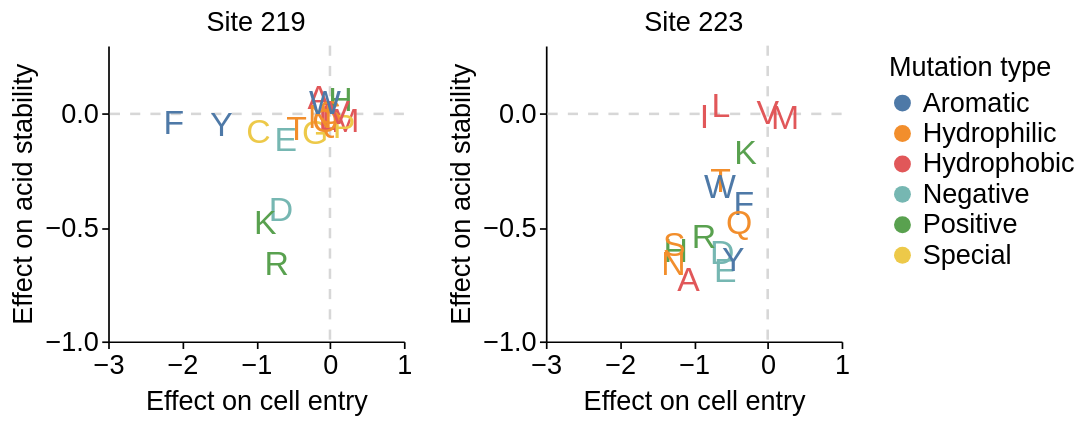

Notebook code for this chart:
### Markdown cell above
### Site 223

### Code cell
def plot_letters(df, site):
    amino_acid_classification = {
            'F': 'Aromatic', 'Y': 'Aromatic', 'W': 'Aromatic',
            'N': 'Hydrophilic', 'Q': 'Hydrophilic', 'S': 'Hydrophilic', 'T': 'Hydrophilic',
            'A': 'Hydrophobic', 'V': 'Hydrophobic', 'I': 'Hydrophobic', 'L': 'Hydrophobic', 'M': 'Hydrophobic',
            'D': 'Negative', 'E': 'Negative',
            'R': 'Positive', 'H': 'Positive', 'K': 'Positive',
            'C': 'Special', 'G': 'Special', 'P': 'Special'
        }
    # add wildtype
    wt_df = df[['site', 'wildtype', 'region', 'rbs_region']].drop_duplicates().assign(
        mutant=lambda x: x['wildtype'],
        stability_mean=0.0,
        effect=0.0,
    )
    df = pd.concat([df, wt_df], ignore_index=True).sort_values(['site', 'mutant']).reset_index(drop=True)
    
    # scatter plot of effect vs. stability_mean
    scatter = alt.Chart(
        df.query('site == @site and effect > -3').assign(
            mutant_type=lambda x: x['mutant'].map(amino_acid_classification)
        )
    ).mark_text(size=20).encode(
        y=alt.Y(
            "stability_mean",
            title=(["Effect on acid stability"]),
            scale=alt.Scale(domain=[-1, 0.3])
        ),
        x=alt.X(
            "effect",
            title=(["Effect on cell entry"]),
            scale=alt.Scale(domain=[-3, 1])
        ),
        text=alt.Text('mutant'),
        color=alt.Color(
            'mutant_type',
            scale=alt.Scale(
                domain=['Aromatic', 'Hydrophilic', 'Hydrophobic', 'Negative', 'Positive', 'Special'],
                range=["#4e79a7","#f28e2c","#e15759","#76b7b2","#59a14f","#edc949"]
            ),
            legend=alt.Legend(title='Mutation type')
        ),
        tooltip=[
            'site', 'wildtype', 'mutant', 'region', 'rbs_region', 'stability_mean', 'effect'
        ]
    ).properties(
        width=175,
        height=175,
        title=f"Site {site}"
    )

    hline = alt.Chart().mark_rule(
            color='#D7D7D7',
            size=1.5,
            opacity=1.0,
            strokeDash=[6,6]
        ).encode(y=alt.Y(datum=0))

    vline = alt.Chart().mark_rule(
            color='#D7D7D7',
            size=1.5,
            opacity=1.0,
            strokeDash=[6,6]
        ).encode(x=alt.X(datum=0))

    return (hline + vline + scatter)

p1 = plot_letters(combined_data_ann, 219)
p2 = plot_letters(combined_data_ann, 223)

(p1 | p2).configure_title(
    anchor='middle',
    fontSize=16
)

### Figure 1 — Vega-Lite specification as saved in the notebook (floating-point values rounded to 4 significant figures)
{"config": {"background": "white", "title": {"fontSize": 16, "fontWeight": "normal", "font": "Helvetica", "anchor": "middle", "color": "#000000", "orient": "top", "offset": 5, "subtitleColor": "gray", "subtitleFont": "Helvetica", "subtitleFontWeight": "normal", "subtitleFontSize": 18, "subtitlePadding": 2}, "axis": {"domain": true, "domainColor": "black", "domainWidth": 1, "grid": false, "gridColor": "#DEDDDD", "gridWidth": 0.5, "labelFont": "Helvetica", "labelFontSize": 16, "labelFlush": false, "labelFontWeight": "normal", "labelPadding": 2, "tickColor": "black", "tickSize": 4, "tickCount": 3, "tickWidth": 1, "titleFont": "Helvetica", "titleAlign": "center", "titleFontWeight": "normal", "titleFontSize": 16, "titlePadding": 5}, "legend": {"labelFont": "Helvetica", "labelFontSize": 16, "symbolSize": 100, "titleFont": "Helvetica", "titleFontSize": 16, "titleFontWeight": "normal", "padding": 5, "titleLimit": 200, "gradientLength": 100}, "range": {"category": ["#4e79a7", "#f28e2c", "#e15759", "#76b7b2", "#59a14f", "#edc949", "#af7aa1", "#ff9da7", "#9c755f", "#bab0ab"], "diverging": ["#c7e9b4", "#7fcdbb", "#41b6c4", "#1d91c0", "#225ea8", "#253494"]}, "view": {"stroke": "white", "strokeWidth": 0}, "text": {"font": "Helvetica", "fontSize": 16}}, "hconcat": [{"layer": [{"data": {"name": "empty"}, "mark": {"type": "rule", "color": "#D7D7D7", "opacity": 1.0, "size": 1.5, "strokeDash": [6, 6]}, "encoding": {"y": {"datum": 0}}}, {"data": {"name": "empty"}, "mark": {"type": "rule", "color": "#D7D7D7", "opacity": 1.0, "size": 1.5, "strokeDash": [6, 6]}, "encoding": {"x": {"datum": 0}}}, {"data": {"name": "data-4f2e4d2783622e0b2f819da14d0a9040"}, "mark": {"type": "text", "size": 20}, "encoding": {"color": {"field": "mutant_type", "legend": {"title": "Mutation type"}, "scale": {"domain": ["Aromatic", "Hydrophilic", "Hydrophobic", "Negative", "Positive", "Special"], "range": ["#4e79a7", "#f28e2c", "#e15759", "#76b7b2", "#59a14f", "#edc949"]}, "type": "nominal"}, "text": {"field": "mutant", "type": "nominal"}, "tooltip": [{"field": "site", "type": "quantitative"}, {"field": "wildtype", "type": "nominal"}, {"field": "mutant", "type": "nominal"}, {"field": "region", "type": "nominal"}, {"field": "rbs_region", "type": "nominal"}, {"field": "stability_mean", "type": "quantitative"}, {"field": "effect", "type": "quantitative"}], "x": {"field": "effect", "scale": {"domain": [-3, 1]}, "title": ["Effect on cell entry"], "type": "quantitative"}, "y": {"field": "stability_mean", "scale": {"domain": [-1, 0.3]}, "title": ["Effect on acid stability"], "type": "quantitative"}}, "title": "Site 219"}], "height": 175, "width": 175}, {"layer": [{"data": {"name": "empty"}, "mark": {"type": "rule", "color": "#D7D7D7", "opacity": 1.0, "size": 1.5, "strokeDash": [6, 6]}, "encoding": {"y": {"datum": 0}}}, {"data": {"name": "empty"}, "mark": {"type": "rule", "color": "#D7D7D7", "opacity": 1.0, "size": 1.5, "strokeDash": [6, 6]}, "encoding": {"x": {"datum": 0}}}, {"data": {"name": "data-e8534a33cbf9ee71e18d2eb765f83c39"}, "mark": {"type": "text", "size": 20}, "encoding": {"color": {"field": "mutant_type", "legend": {"title": "Mutation type"}, "scale": {"domain": ["Aromatic", "Hydrophilic", "Hydrophobic", "Negative", "Positive", "Special"], "range": ["#4e79a7", "#f28e2c", "#e15759", "#76b7b2", "#59a14f", "#edc949"]}, "type": "nominal"}, "text": {"field": "mutant", "type": "nominal"}, "tooltip": [{"field": "site", "type": "quantitative"}, {"field": "wildtype", "type": "nominal"}, {"field": "mutant", "type": "nominal"}, {"field": "region", "type": "nominal"}, {"field": "rbs_region", "type": "nominal"}, {"field": "stability_mean", "type": "quantitative"}, {"field": "effect", "type": "quantitative"}], "x": {"field": "effect", "scale": {"domain": [-3, 1]}, "title": ["Effect on cell entry"], "type": "quantitative"}, "y": {"field": "stability_mean", "scale": {"domain": [-1, 0.3]}, "title": ["Effect on acid stability"], "type": "quantitative"}}, "title": "Site 223"}], "height": 175, "width": 175}], "$schema": "https://vega.github.io/schema/vega-lite/v5.16.3.json", "datasets": {"empty": [{}], "data-4f2e4d2783622e0b2f819da14d0a9040": [{"epitope": 1.0, "site": 219, "wildtype": "S", "mutant": "A", "mutation": "S219A", "stability_mean": 0.06758, "stability_median": 0.06758, "stability_std": 0.006718, "n_models": 2.0, "times_seen_stability": 4.5, "frac_models": 1.0, "LibA-240928-pH": 0.06283, "LibB-240928-pH": 0.07233, "effect": -0.1505, "effect_std": 0.2201, "times_seen_func": 6.0, "n_selections": 4.0, "region": "epitope-D", "rbs_region": "outside RBS", "jitter": -0.1319, "charge_class": "Other", "mutant_type": "Hydrophobic"}, {"epitope": 1.0, "site": 219, "wildtype": "S", "mutant": "C", "mutation": "S219C", "stability_mean": -0.08243, "stability_median": -0.08243, "stability_std": 0.02527, "n_models": 2.0, "times_seen_stability": 5.5, "frac_models": 1.0, "LibA-240928-pH": -0.1003, "LibB-240928-pH": -0.06456, "effect": -0.9678, "effect_std": 0.4231, "times_seen_func": 6.5, "n_selections": 4.0, "region": "epitope-D", "rbs_region": "outside RBS", "jitter": 0.01785, "charge_class": "Other", "mutant_type": "Special"}, {"epitope": 1.0, "site": 219, "wildtype": "S", "mutant": "D", "mutation": "S219D", "stability_mean": -0.4243, "stability_median": -0.4243, "stability_std": 0.05267, "n_models": 2.0, "times_seen_stability": 6.5, "frac_models": 1.0, "LibA-240928-pH": -0.4615, "LibB-240928-pH": -0.387, "effect": -0.6618, "effect_std": 0.2114, "times_seen_func": 8.0, "n_selections": 4.0, "region": "epitope-D", "rbs_region": "outside RBS", "jitter": -0.1387, "charge_class": "Negative", "mutant_type": "Negative"}, {"epitope": 1.0, "site": 219, "wildtype": "S", "mutant": "E", "mutation": "S219E", "stability_mean": -0.1182, "stability_median": -0.1182, "stability_std": 0.01745, "n_models": 2.0, "times_seen_stability": 9.5, "frac_models": 1.0, "LibA-240928-pH": -0.1059, "LibB-240928-pH": -0.1306, "effect": -0.5985, "effect_std": 0.3255, "times_seen_func": 10.5, "n_selections": 4.0, "region": "epitope-D", "rbs_region": "outside RBS", "jitter": 0.1074, "charge_class": "Negative", "mutant_type": "Negative"}, {"epitope": 1.0, "site": 219, "wildtype": "S", "mutant": "F", "mutation": "S219F", "stability_mean": -0.04586, "stability_median": -0.04586, "stability_std": 0.04243, "n_models": 2.0, "times_seen_stability": 4.5, "frac_models": 1.0, "LibA-240928-pH": -0.01586, "LibB-240928-pH": -0.07586, "effect": -2.113, "effect_std": 0.2757, "times_seen_func": 11.0, "n_selections": 4.0, "region": "epitope-D", "rbs_region": "outside RBS", "jitter": 0.129, "charge_class": "Other", "mutant_type": "Aromatic"}, {"epitope": 1.0, "site": 219, "wildtype": "S", "mutant": "G", "mutation": "S219G", "stability_mean": -0.08617, "stability_median": -0.08617, "stability_std": 0.01081, "n_models": 2.0, "times_seen_stability": 9.5, "frac_models": 1.0, "LibA-240928-pH": -0.07852, "LibB-240928-pH": -0.09381, "effect": -0.1998, "effect_std": 0.06861, "times_seen_func": 11.5, "n_selections": 4.0, "region": "epitope-D", "rbs_region": "outside RBS", "jitter": 0.1218, "charge_class": "Other", "mutant_type": "Special"}, {"epitope": 1.0, "site": 219, "wildtype": "S", "mutant": "H", "mutation": "S219H", "stability_mean": 0.05801, "stability_median": 0.05801, "stability_std": 0.03544, "n_models": 2.0, "times_seen_stability": 5.5, "frac_models": 1.0, "LibA-240928-pH": 0.08306, "LibB-240928-pH": 0.03295, "effect": 0.1432, "effect_std": 0.08976, "times_seen_func": 7.25, "n_selections": 4.0, "region": "epitope-D", "rbs_region": "outside RBS", "jitter": -0.01104, "charge_class": "Positive", "mutant_type": "Positive"}, {"epitope": 1.0, "site": 219, "wildtype": "S", "mutant": "I", "mutation": "S219I", "stability_mean": -0.02308, "stability_median": -0.02308, "stability_std": 0.001752, "n_models": 2.0, "times_seen_stability": 7.0, "frac_models": 1.0, "LibA-240928-pH": -0.02184, "LibB-240928-pH": -0.02432, "effect": -0.05539, "effect_std": 0.2928, "times_seen_func": 8.25, "n_selections": 4.0, "region": "epitope-D", "rbs_region": "outside RBS", "jitter": -0.1861, "charge_class": "Other", "mutant_type": "Hydrophobic"}, {"epitope": 1.0, "site": 219, "wildtype": "S", "mutant": "K", "mutation": "S219K", "stability_mean": -0.485, "stability_median": -0.485, "stability_std": 0.05681, "n_models": 2.0, "times_seen_stability": 9.5, "frac_models": 1.0, "LibA-240928-pH": -0.5251, "LibB-240928-pH": -0.4448, "effect": -0.8753, "effect_std": 0.06076, "times_seen_func": 12.5, "n_selections": 4.0, "region": "epitope-D", "rbs_region": "outside RBS", "jitter": 0.05608, "charge_class": "Positive", "mutant_type": "Positive"}, {"epitope": 1.0, "site": 219, "wildtype": "S", "mutant": "L", "mutation": "S219L", "stability_mean": -0.0245, "stability_median": -0.0245, "stability_std": 0.003463, "n_models": 2.0, "times_seen_stability": 11.5, "frac_models": 1.0, "LibA-240928-pH": -0.02206, "LibB-240928-pH": -0.02695, "effect": -0.02718, "effect_std": 0.2377, "times_seen_func": 12.5, "n_selections": 4.0, "region": "epitope-D", "rbs_region": "outside RBS", "jitter": 0.2044, "charge_class": "Other", "mutant_type": "Hydrophobic"}, {"epitope": 1.0, "site": 219, "wildtype": "S", "mutant": "M", "mutation": "S219M", "stability_mean": -0.03418, "stability_median": -0.03418, "stability_std": 0.008121, "n_models": 2.0, "times_seen_stability": 7.5, "frac_models": 1.0, "LibA-240928-pH": -0.03992, "LibB-240928-pH": -0.02844, "effect": 0.2088, "effect_std": 0.3965, "times_seen_func": 8.0, "n_selections": 4.0, "region": "epitope-D", "rbs_region": "outside RBS", "jitter": -0.03576, "charge_class": "Other", "mutant_type": "Hydrophobic"}, {"epitope": 1.0, "site": 219, "wildtype": "S", "mutant": "N", "mutation": "S219N", "stability_mean": -0.01942, "stability_median": -0.01942, "stability_std": 0.01652, "n_models": 2.0, "times_seen_stability": 9.0, "frac_models": 1.0, "LibA-240928-pH": -0.007739, "LibB-240928-pH": -0.0311, "effect": -0.1319, "effect_std": 0.08537, "times_seen_func": 9.0, "n_selections": 4.0, "region": "epitope-D", "rbs_region": "outside RBS", "jitter": -0.03726, "charge_class": "Other", "mutant_type": "Hydrophilic"}, {"epitope": 1.0, "site": 219, "wildtype": "S", "mutant": "P", "mutation": "S219P", "stability_mean": -0.06146, "stability_median": -0.06146, "stability_std": 0.03642, "n_models": 2.0, "times_seen_stability": 8.5, "frac_models": 1.0, "LibA-240928-pH": -0.03571, "LibB-240928-pH": -0.08722, "effect": 0.1893, "effect_std": 0.2626, "times_seen_func": 10.25, "n_selections": 4.0, "region": "epitope-D", "rbs_region": "outside RBS", "jitter": 0.00256, "charge_class": "Other", "mutant_type": "Special"}, {"epitope": 1.0, "site": 219, "wildtype": "S", "mutant": "Q", "mutation": "S219Q", "stability_mean": -0.03569, "stability_median": -0.03569, "stability_std": 0.004538, "n_models": 2.0, "times_seen_stability": 6.5, "frac_models": 1.0, "LibA-240928-pH": -0.03889, "LibB-240928-pH": -0.03248, "effect": -0.06252, "effect_std": 0.1286, "times_seen_func": 7.5, "n_selections": 4.0, "region": "epitope-D", "rbs_region": "outside RBS", "jitter": 0.1604, "charge_class": "Other", "mutant_type": "Hydrophilic"}, {"epitope": 1.0, "site": 219, "wildtype": "S", "mutant": "R", "mutation": "S219R", "stability_mean": -0.6637, "stability_median": -0.6637, "stability_std": 0.1041, "n_models": 2.0, "times_seen_stability": 12.0, "frac_models": 1.0, "LibA-240928-pH": -0.7373, "LibB-240928-pH": -0.5901, "effect": -0.7191, "effect_std": 0.1378, "times_seen_func": 14.5, "n_selections": 4.0, "region": "epitope-D", "rbs_region": "outside RBS", "jitter": -0.1115, "charge_class": "Positive", "mutant_type": "Positive"}, {"epitope": null, "site": 219, "wildtype": "S", "mutant": "S", "mutation": null, "stability_mean": 0.0, "stability_median": null, "stability_std": null, "n_models": null, "times_seen_stability": null, "frac_models": null, "LibA-240928-pH": null, "LibB-240928-pH": null, "effect": 0.0, "effect_std": null, "times_seen_func": null, "n_selections": null, "region": "epitope-D", "rbs_region": "outside RBS", "jitter": null, "charge_class": null, "mutant_type": "Hydrophilic"}, {"epitope": 1.0, "site": 219, "wildtype": "S", "mutant": "T", "mutation": "S219T", "stability_mean": -0.07, "stability_median": -0.07, "stability_std": 0.06592, "n_models": 2.0, "times_seen_stability": 3.0, "frac_models": 1.0, "LibA-240928-pH": -0.02338, "LibB-240928-pH": -0.1166, "effect": -0.4534, "effect_std": 0.1534, "times_seen_func": 4.75, "n_selections": 4.0, "region": "epitope-D", "rbs_region": "outside RBS", "jitter": -0.09264, "charge_class": "Other", "mutant_type": "Hydrophilic"}, {"epitope": 1.0, "site": 219, "wildtype": "S", "mutant": "V", "mutation": "S219V", "stability_mean": -0.0004391, "stability_median": -0.0004391, "stability_std": 0.009914, "n_models": 2.0, "times_seen_stability": 6.0, "frac_models": 1.0, "LibA-240928-pH": 0.006571, "LibB-240928-pH": -0.00745, "effect": 0.1203, "effect_std": 0.2731, "times_seen_func": 8.0, "n_selections": 4.0, "region": "epitope-D", "rbs_region": "outside RBS", "jitter": -0.06496, "charge_class": "Other", "mutant_type": "Hydrophobic"}, {"epitope": 1.0, "site": 219, "wildtype": "S", "mutant": "W", "mutation": "S219W", "stability_mean": 0.04323, "stability_median": 0.04323, "stability_std": 0.06472, "n_models": 2.0, "times_seen_stability": 6.5, "frac_models": 1.0, "LibA-240928-pH": 0.089, "LibB-240928-pH": -0.002532, "effect": -0.0679, "effect_std": 0.4528, "times_seen_func": 9.75, "n_selections": 4.0, "region": "epitope-D", "rbs_region": "outside RBS", "jitter": 0.1384, "charge_class": "Other", "mutant_type": "Aromatic"}, {"epitope": 1.0, "site": 219, "wildtype": "S", "mutant": "Y", "mutation": "S219Y", "stability_mean": -0.05416, "stability_median": -0.05416, "stability_std": 0.008557, "n_models": 2.0, "times_seen_stability": 7.5, "frac_models": 1.0, "LibA-240928-pH": -0.06021, "LibB-240928-pH": -0.04811, "effect": -1.466, "effect_std": 0.1263, "times_seen_func": 11.5, "n_selections": 4.0, "region": "epitope-D", "rbs_region": "outside RBS", "jitter": -0.02206, "charge_class": "Other", "mutant_type": "Aromatic"}], "data-e8534a33cbf9ee71e18d2eb765f83c39": [{"epitope": 1.0, "site": 223, "wildtype": "V", "mutant": "A", "mutation": "V223A", "stability_mean": -0.7332, "stability_median": -0.7332, "stability_std": 0.2381, "n_models": 2.0, "times_seen_stability": 6.5, "frac_models": 1.0, "LibA-240928-pH": -0.5649, "LibB-240928-pH": -0.9016, "effect": -1.071, "effect_std": 0.3039, "times_seen_func": 8.0, "n_selections": 4.0, "region": "HA1", "rbs_region": "220-loop", "jitter": 0.07034, "charge_class": "Other", "mutant_type": "Hydrophobic"}, {"epitope": 1.0, "site": 223, "wildtype": "V", "mutant": "D", "mutation": "V223D", "stability_mean": -0.6137, "stability_median": -0.6137, "stability_std": 0.1488, "n_models": 2.0, "times_seen_stability": 6.0, "frac_models": 1.0, "LibA-240928-pH": -0.5085, "LibB-240928-pH": -0.7189, "effect": -0.616, "effect_std": 0.1401, "times_seen_func": 7.5, "n_selections": 4.0, "region": "HA1", "rbs_region": "220-loop", "jitter": 0.03412, "charge_class": "Negative", "mutant_type": "Negative"}, {"epitope": 1.0, "site": 223, "wildtype": "V", "mutant": "E", "mutation": "V223E", "stability_mean": -0.6955, "stability_median": -0.6955, "stability_std": 0.06304, "n_models": 2.0, "times_seen_stability": 9.0, "frac_models": 1.0, "LibA-240928-pH": -0.6509, "LibB-240928-pH": -0.7401, "effect": -0.5726, "effect_std": 0.3039, "times_seen_func": 10.5, "n_selections": 4.0, "region": "HA1", "rbs_region": "220-loop", "jitter": 0.1207, "charge_class": "Negative", "mutant_type": "Negative"}, {"epitope": 1.0, "site": 223, "wildtype": "V", "mutant": "F", "mutation": "V223F", "stability_mean": -0.4017, "stability_median": -0.4017, "stability_std": 0.04787, "n_models": 2.0, "times_seen_stability": 7.5, "frac_models": 1.0, "LibA-240928-pH": -0.3679, "LibB-240928-pH": -0.4356, "effect": -0.3233, "effect_std": 0.5076, "times_seen_func": 9.5, "n_selections": 4.0, "region": "HA1", "rbs_region": "220-loop", "jitter": -0.02012, "charge_class": "Other", "mutant_type": "Aromatic"}, {"epitope": 1.0, "site": 223, "wildtype": "V", "mutant": "H", "mutation": "V223H", "stability_mean": -0.6065, "stability_median": -0.6065, "stability_std": 0.3185, "n_models": 2.0, "times_seen_stability": 4.5, "frac_models": 1.0, "LibA-240928-pH": -0.3813, "LibB-240928-pH": -0.8318, "effect": -1.245, "effect_std": 0.3883, "times_seen_func": 6.5, "n_selections": 4.0, "region": "HA1", "rbs_region": "220-loop", "jitter": 0.1322, "charge_class": "Positive", "mutant_type": "Positive"}, {"epitope": 1.0, "site": 223, "wildtype": "V", "mutant": "I", "mutation": "V223I", "stability_mean": -0.01889, "stability_median": -0.01889, "stability_std": 0.01693, "n_models": 2.0, "times_seen_stability": 6.0, "frac_models": 1.0, "LibA-240928-pH": -0.03086, "LibB-240928-pH": -0.006924, "effect": -0.8544, "effect_std": 0.4996, "times_seen_func": 7.75, "n_selections": 4.0, "region": "HA1", "rbs_region": "220-loop", "jitter": 0.03388, "charge_class": "Other", "mutant_type": "Hydrophobic"}, {"epitope": 1.0, "site": 223, "wildtype": "V", "mutant": "K", "mutation": "V223K", "stability_mean": -0.1759, "stability_median": -0.1759, "stability_std": 0.02745, "n_models": 2.0, "times_seen_stability": 3.5, "frac_models": 1.0, "LibA-240928-pH": -0.1565, "LibB-240928-pH": -0.1953, "effect": -0.2999, "effect_std": 0.3068, "times_seen_func": 5.5, "n_selections": 4.0, "region": "HA1", "rbs_region": "220-loop", "jitter": -0.07954, "charge_class": "Positive", "mutant_type": "Positive"}, {"epitope": 1.0, "site": 223, "wildtype": "V", "mutant": "L", "mutation": "V223L", "stability_mean": 0.02936, "stability_median": 0.02936, "stability_std": 0.02814, "n_models": 2.0, "times_seen_stability": 5.0, "frac_models": 1.0, "LibA-240928-pH": 0.04925, "LibB-240928-pH": 0.009458, "effect": -0.6331, "effect_std": 0.1783, "times_seen_func": 7.0, "n_selections": 4.0, "region": "HA1", "rbs_region": "220-loop", "jitter": 0.1615, "charge_class": "Other", "mutant_type": "Hydrophobic"}, {"epitope": 1.0, "site": 223, "wildtype": "V", "mutant": "M", "mutation": "V223M", "stability_mean": -0.02213, "stability_median": -0.02213, "stability_std": 0.03046, "n_models": 2.0, "times_seen_stability": 4.0, "frac_models": 1.0, "LibA-240928-pH": -0.04367, "LibB-240928-pH": -0.0005864, "effect": 0.2359, "effect_std": 0.6847, "times_seen_func": 4.5, "n_selections": 4.0, "region": "HA1", "rbs_region": "220-loop", "jitter": -0.0129, "charge_class": "Other", "mutant_type": "Hydrophobic"}, {"epitope": 1.0, "site": 223, "wildtype": "V", "mutant": "N", "mutation": "V223N", "stability_mean": -0.6644, "stability_median": -0.6644, "stability_std": 0.1275, "n_models": 2.0, "times_seen_stability": 6.0, "frac_models": 1.0, "LibA-240928-pH": -0.5743, "LibB-240928-pH": -0.7546, "effect": -1.275, "effect_std": 0.1517, "times_seen_func": 8.25, "n_selections": 4.0, "region": "HA1", "rbs_region": "220-loop", "jitter": 0.02628, "charge_class": "Other", "mutant_type": "Hydrophilic"}, {"epitope": 1.0, "site": 223, "wildtype": "V", "mutant": "Q", "mutation": "V223Q", "stability_mean": -0.4827, "stability_median": -0.4827, "stability_std": 0.2148, "n_models": 2.0, "times_seen_stability": 5.5, "frac_models": 1.0, "LibA-240928-pH": -0.3308, "LibB-240928-pH": -0.6345, "effect": -0.3861, "effect_std": 0.5219, "times_seen_func": 7.75, "n_selections": 4.0, "region": "HA1", "rbs_region": "220-loop", "jitter": 0.1778, "charge_class": "Other", "mutant_type": "Hydrophilic"}, {"epitope": 1.0, "site": 223, "wildtype": "V", "mutant": "R", "mutation": "V223R", "stability_mean": -0.5453, "stability_median": -0.5453, "stability_std": 0.2798, "n_models": 2.0, "times_seen_stability": 6.0, "frac_models": 1.0, "LibA-240928-pH": -0.3474, "LibB-240928-pH": -0.7431, "effect": -0.862, "effect_std": 0.5612, "times_seen_func": 7.5, "n_selections": 4.0, "region": "HA1", "rbs_region": "220-loop", "jitter": -0.0534, "charge_class": "Positive", "mutant_type": "Positive"}, {"epitope": 1.0, "site": 223, "wildtype": "V", "mutant": "S", "mutation": "V223S", "stability_mean": -0.5813, "stability_median": -0.5813, "stability_std": 0.2044, "n_models": 2.0, "times_seen_stability": 4.0, "frac_models": 1.0, "LibA-240928-pH": -0.4368, "LibB-240928-pH": -0.7259, "effect": -1.262, "effect_std": 0.6139, "times_seen_func": 5.75, "n_selections": 4.0, "region": "HA1", "rbs_region": "220-loop", "jitter": 0.04619, "charge_class": "Other", "mutant_type": "Hydrophilic"}, {"epitope": 1.0, "site": 223, "wildtype": "V", "mutant": "T", "mutation": "V223T", "stability_mean": -0.2971, "stability_median": -0.2971, "stability_std": 0.003645, "n_models": 2.0, "times_seen_stability": 6.5, "frac_models": 1.0, "LibA-240928-pH": -0.2997, "LibB-240928-pH": -0.2946, "effect": -0.6382, "effect_std": 0.2176, "times_seen_func": 8.0, "n_selections": 4.0, "region": "HA1", "rbs_region": "220-loop", "jitter": -0.05277, "charge_class": "Other", "mutant_type": "Hydrophilic"}, {"epitope": null, "site": 223, "wildtype": "V", "mutant": "V", "mutation": null, "stability_mean": 0.0, "stability_median": null, "stability_std": null, "n_models": null, "times_seen_stability": null, "frac_models": null, "LibA-240928-pH": null, "LibB-240928-pH": null, "effect": 0.0, "effect_std": null, "times_seen_func": null, "n_selections": null, "region": "HA1", "rbs_region": "220-loop", "jitter": null, "charge_class": null, "mutant_type": "Hydrophobic"}, {"epitope": 1.0, "site": 223, "wildtype": "V", "mutant": "W", "mutation": "V223W", "stability_mean": -0.323, "stability_median": -0.323, "stability_std": 0.01072, "n_models": 2.0, "times_seen_stability": 7.0, "frac_models": 1.0, "LibA-240928-pH": -0.3306, "LibB-240928-pH": -0.3154, "effect": -0.6445, "effect_std": 0.3735, "times_seen_func": 8.0, "n_selections": 4.0, "region": "HA1", "rbs_region": "220-loop", "jitter": 0.1303, "charge_class": "Other", "mutant_type": "Aromatic"}, {"epitope": 1.0, "site": 223, "wildtype": "V", "mutant": "Y", "mutation": "V223Y", "stability_mean": -0.6445, "stability_median": -0.6445, "stability_std": 0.2812, "n_models": 2.0, "times_seen_stability": 8.0, "frac_models": 1.0, "LibA-240928-pH": -0.4457, "LibB-240928-pH": -0.8433, "effect": -0.4666, "effect_std": 0.3129, "times_seen_func": 10.25, "n_selections": 4.0, "region": "HA1", "rbs_region": "220-loop", "jitter": -0.1174, "charge_class": "Other", "mutant_type": "Aromatic"}]}}
